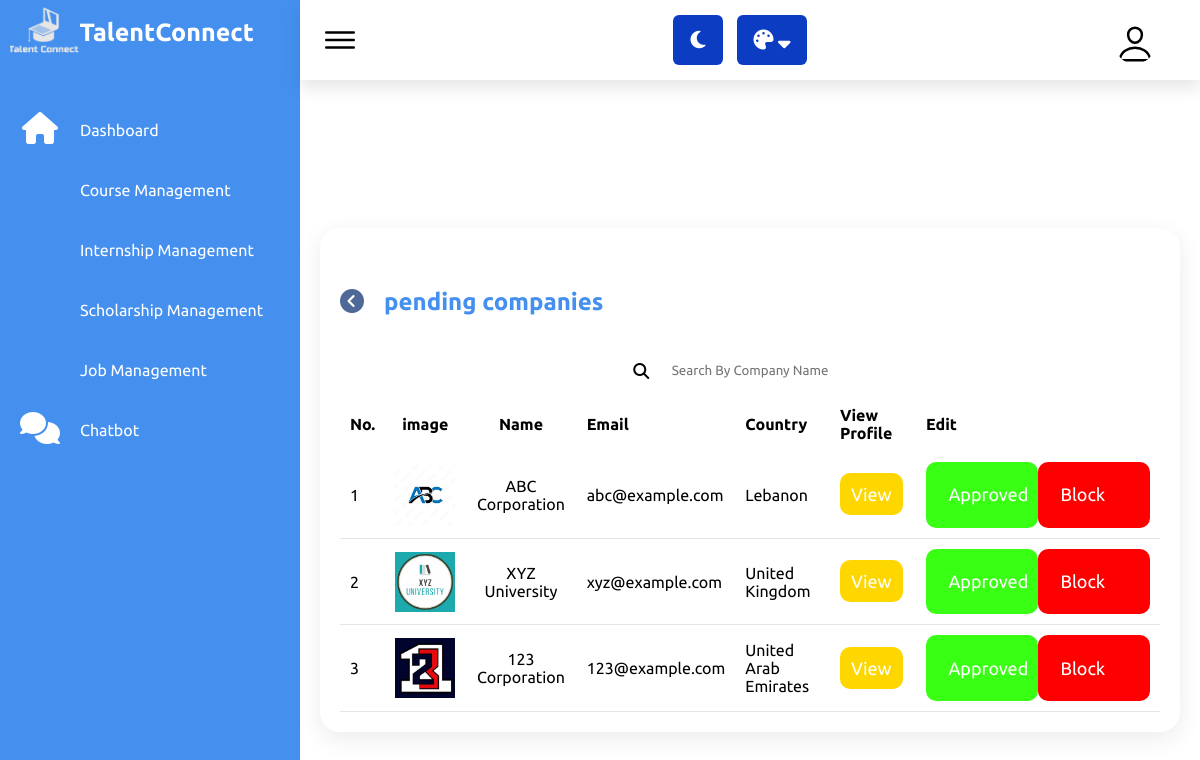
/admin/pendingCompany_Mangment.php (signed in), run on the app's committed database.
### tables this page shows
CREATE TABLE `company` (
  `company_id` int(50) NOT NULL,
  `company_Name` varchar(100) NOT NULL,
  `company_Email` varchar(50) NOT NULL,
  `company_Password` varchar(50) NOT NULL,
  `company_PhoneNumber` int(50) NOT NULL,
  `company_Country` varchar(50) NOT NULL,
  `company_City` int(11) NOT NULL,
  `company_Status` varchar(10) NOT NULL,
  `company_Logo` text NOT NULL,
  `company_Website` varchar(255) NOT NULL,
  `company_Location` varchar(255) NOT NULL,
  `company_Linkedin` varchar(255) NOT NULL,
  `company_Twitter` varchar(50) NOT NULL,
  `company_Facebook` varchar(50) NOT NULL,
  `company_Instagram` varchar(50) NOT NULL,
  `company_About` text NOT NULL
);

### admin/pendingCompany_Mangment.php (the view, shortened to what this page needs)
<?php
include "structuralAdminPage.php";
?>
<head>
</head>
            <div class="details">
                <?php
                   $select_pending_companies = mysqli_query($conn, "SELECT * FROM `company` WHERE company_Status='pending' ");
                   $pending_companies_count = mysqli_num_rows($select_pending_companies);
                   echo '
                        <div class="recentOrders scroll">
                            <div class="cardHeader" style="margin:2.5rem 0 ;     justify-self: left;     place-items: center;">
                                <a href="companys_Management.php" style="display: flex;     place-items: center;">
                                    <i class="fa fa-light fa-circle-chevron-left fa-xl" style="color: #4e6997;"></i>
                                    <h2 style="margin: 0 20px;">pending companies</h2>
                                </a>
                            </div>
                            <table >
                                <thead>
                                <tr>
                                    <td>No.</td>
                                    <td>image</td>
                                    <td>Name</td>
                                    <td>Email</td>
                                    <td>Country</td>
                                    <td>View Profile</td>
                                    <td>Edit</td>
                                </tr>
                                </thead>
                   ';
                   if ($pending_companies_count >0) {
                ?>
                        <tbody id="containerpendingROW">
                                <div style="    display: flex;     flex-direction: row;     width: 50%;     margin: 0 25%;     border-radius: 20px;     flex-wrap: nowrap;     justify-content: center;     align-items: center;">
                                    <i class="fa fa-solid fa-magnifying-glass"></i>
                                    <input type="text" name="" id="search-item" placeholder="Search By Company Name" onkeyup="pendingCompanySearch()" style="width: 50%;     height: 30px;     margin-left: 3%;     border: none;     border-radius: 20px;">
                                </div>
                            <form action="" method="post">
                        <?php
                                $number = 0;
                                while ($fetch_pending_companies = mysqli_fetch_assoc($select_pending_companies)) {
                                    $number +=1;
                                    $company_id = $fetch_pending_companies['company_id'];
                        ?>
                            <tr id="singleROW">
                                <td><?= $number ?></td>
                                <td width="60px">
                                    <div class="imgBx" style="width: 60px ; height:60px; border-radius:0;"><img src="../images/companies_universities_images/<?= $fetch_pending_companies['company_Logo']; ?>" alt=""></div>
                                </td>
                                <td class="companyName">
                                    <p>
                                        <?= $fetch_pending_companies['company_Name']; ?>
                                </p>
                                </td>
                                <td><?= $fetch_pending_companies['company_Email']; ?></td>
                                <td><?= $fetch_pending_companies['company_Country']; ?></td>
                                <td><a href="../viewCompanyProfile.php?company_id=<?= $company_id; ?>" class="foods-btn" target="_blank">View</a></td>
                                <td style="display: flex; ">
                                    <a href="pendingCompany_Mangment.php?companypendingid=<?= $fetch_pending_companies['company_id']; ?>&name=<?= $fetch_pending_companies['company_Name']; ?>"  class="delete-btn" style="background-color: #39ff14;">Approved</a>
                                    <a href="pendingCompany_Mangment.php?companyblockid=<?= $fetch_pending_companies['company_id']; ?>&name=<?= $fetch_pending_companies['company_Name']; ?>"  class="delete-btn">Block</a>
                                </td>
                            </tr>
                       <?php
                                  }
                             ?>
                            </form>
                        </tbody>
                    </table>
                </div>
            <?php
                }
                else{
                echo '</table>
                <p class="empty" style="width: fit-content; margin-bottom: 19%;">
                    No pending Companies Yet!
                </p>';
                }
            ?>
            </div>
        </div>
    </div>
</body>
</html>

### admin/assets/css/style.css (style rules this page uses)
* { font-family: "Ubuntu", sans-serif; margin: 0; padding: 0; box-sizing: border-box; text-decoration: none; }
:root { --white: #fff; --black: #24292d; --nav-main: #4590ef; --switchers-main: #303d61; --gray: #f5f5f5; --black2: #999; }
body { min-height: 100vh; overflow-x: hidden; }
.details { position: relative; width: 100%; padding: 20px; display: grid; grid-template-columns: 2fr 1fr; grid-gap: 30px; }
.details .recentOrders { position: relative; display: flex; flex-direction: column; min-height: 500px; background: var(--white); padding: 20px; box-shadow: 0 7px 25px rgba(0, 0, 0, 0.08); border-radius: 20px; }
.details .cardHeader { display: flex; justify-content: space-between; align-items: flex-start; height: fit-content; margin: 3% 0 7% 0; }
.cardHeader h2 { font-weight: 600; color: var(--nav-main); }
.details table { width: 100%; border-collapse: collapse; margin-top: 10px; }
.details table thead td { font-weight: 600; }
.details .recentOrders table tr { color: black; border-bottom: 1px solid rgba(0, 0, 0, 0.1); }
.details .recentOrders table tr:last-child { border-bottom: none; }
.details .recentOrders table tr td { padding: 10px; }
.details .recentOrders table tr td:last-child { text-align: start; }
.details .recentOrders table tr td:nth-child(2) { text-align: start; }

### admin/assets/css/empty.css (style rules this page uses)
* { font-family: "Ubuntu", sans-serif; margin: 0; padding: 0; box-sizing: border-box; text-decoration: none; }
:root { --white: #fff; --black: #24292d; --nav-main: #4590ef; --switchers-main: #0b3cc1; --gray: #f5f5f5; --black2: #999; }

### admin/assets/css/profile.css (style rules this page uses)
* { font-family: "Ubuntu", sans-serif; margin: 0; padding: 0; box-sizing: border-box; text-decoration: none; }
:root { --white: #fff; --black: #24292d; --nav-main: #4590ef; --switchers-main: #0b3cc1; --gray: #f5f5f5; --black2: #999; }

### admin/assets/css/dark.css (style rules this page uses)
:root { --white: #fff; --black: #24292d; --nav-main: #4590ef; --switchers-main: #0b3cc1; --gray: #f5f5f5; --black2: #999; }

### admin/assets/css/customers.css (style rules this page uses)
* { font-family: "Ubuntu", sans-serif; margin: 0; padding: 0; box-sizing: border-box; text-decoration: none; }
:root { --white: #fff; --black: #24292d; --nav-main: #4590ef; --switchers-main: #0b3cc1; --gray: #f5f5f5; --black2: #999; }
.details { position: relative; width: 100%; padding: 20px; display: grid; grid-template-columns: 2fr 1fr; grid-gap: 30px; }
.details .recentOrders { position: relative; display: grid; min-height: 500px; background: var(--white); padding: 20px; box-shadow: 0 7px 25px rgba(0, 0, 0, 0.08); border-radius: 20px; width: 100%; }
.details .cardHeader { display: flex; justify-content: space-between; align-items: flex-start; }
.cardHeader h2 { font-weight: 600; color: var(--nav-main); }
.details table { width: 100%; border-collapse: collapse; margin-top: 10px; }
.details table thead td { font-weight: 600; }
.details .recentOrders table tr { color: black; border-bottom: 1px solid rgba(0, 0, 0, 0.1); height: 3rem; }
.details .recentOrders table tr:last-child { border-bottom: none; }
.details .recentOrders table tr td { padding: 10px; }
.details .recentOrders table tr td:last-child { text-align: start; }
.details .recentOrders table tr td:nth-child(2) { text-align: center; }
.details .recentOrders table tr td:nth-child(3) { text-align: center; }
.imgBx { position: relative; width: 60px; height: 60px; border-radius: 50px; overflow: hidden; }
.imgBx img { position: absolute; top: 0; left: 0; width: 100%; height: 100%; object-fit: cover; }

### admin/assets/css/navbar.css (style rules this page uses)
* { font-family: "Ubuntu", sans-serif; margin: 0; padding: 0; box-sizing: border-box; text-decoration: none; }
:root { --white: #fff; --black: #24292d; --nav-main: #4590ef; --switchers-main: #0b3cc1; --gray: #f5f5f5; --black2: #999; }
body { min-height: 100vh; overflow-x: hidden; }

### admin/structuralAdminPage.php (style rules this page uses)
.delete-btn { padding: 10%; width: 7rem; border-radius: 10px; color: #fff; font-weight: 400; font-size: large; background-color: red; border: none; transition: 0.5s ease; }
input { text-indent: 10px; }

### admin/pendingCompany_Mangment.php (style rules this page uses)
.details { display: flex; align-items: center; justify-content: center; min-height: 100vh; width: 100%; }
.foods-btn { background-color:#ffd700; color: var(--white); border-radius: 10px; text-decoration: none; width: 11rem; padding: 0.7rem; font-weight: 400; font-size: large; border: none; transition: 0.5s ease; }
.scroll { overflow: scroll; }

### data on the page
company: company_Logo (picture), company_Name "ABC Corporation", company_Email "abc@example.com", company_Country "Lebanon"
company: company_Logo (picture), company_Name "XYZ University", company_Email "xyz@example.com", company_Country "United Kingdom"
company: company_Logo (picture), company_Name "123 Corporation", company_Email "123@example.com", company_Country "United Arab Emirates"
